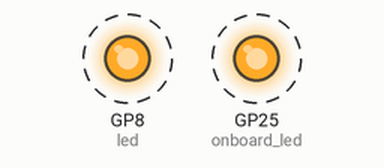
Recording of a program running on a simulated Raspberry Pi Pico running CircuitPython. Parts: output pins drawn as LEDs (lit = HIGH). Dashed ring = blinking.

Above: at 0.2 s.
Timing chart, 0 to 3.0 s (numbered marks = the images above):
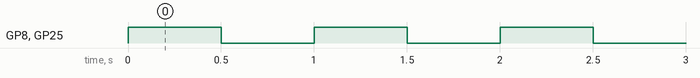

The program:

code.py
```python
# from https://learn.adafruit.com/getting-started-with-raspberry-pi-pico-circuitpython/blinky-and-a-button

import time
import board
import digitalio

led = digitalio.DigitalInOut(board.GP8)
led.direction = digitalio.Direction.OUTPUT

onboard_led = digitalio.DigitalInOut(board.LED)
onboard_led.direction = digitalio.Direction.OUTPUT


while True:
    led.value = True
    onboard_led.value = True
    time.sleep(0.5)
    led.value = False
    onboard_led.value = False
    time.sleep(0.5)
```

Measured:
- by itself, GP8 (led), GP25 (onboard_led): alternates HIGH for 0.50 s and LOW for 0.50 s
